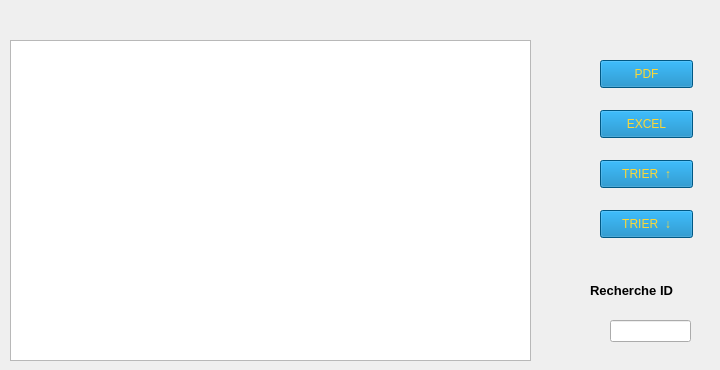
      <widget class="QWidget" name="tab_24">
       <attribute name="title">
        <string>Affichage</string>
       </attribute>
       <widget class="QTableView" name="tableS">
        <property name="geometry">
         <rect>
          <x>10</x>
          <y>40</y>
          <width>521</width>
          <height>321</height>
         </rect>
        </property>
       </widget>
       <widget class="QPushButton" name="pdfbuttonAZ">
        <property name="geometry">
         <rect>
          <x>600</x>
          <y>60</y>
          <width>93</width>
          <height>28</height>
         </rect>
        </property>
        <property name="font">
         <font>
          <family>MS Shell Dlg 2</family>
          <pointsize>9</pointsize>
         </font>
        </property>
        <property name="styleSheet">
         <string notr="true">color: rgb(253, 216, 53);

background-color: rgb(0, 123, 185);</string>
        </property>
        <property name="text">
         <string>PDF</string>
        </property>
       </widget>
       <widget class="QPushButton" name="tributtonAZ">
        <property name="geometry">
         <rect>
          <x>600</x>
          <y>210</y>
          <width>93</width>
          <height>28</height>
         </rect>
        </property>
        <property name="font">
         <font>
          <family>MS Shell Dlg 2</family>
          <pointsize>9</pointsize>
         </font>
        </property>
        <property name="styleSheet">
         <string notr="true">color: rgb(253, 216, 53);

background-color: rgb(0, 123, 185);</string>
        </property>
        <property name="text">
         <string>TRIER  ↓</string>
        </property>
       </widget>
       <widget class="QPushButton" name="trier2AZ">
        <property name="geometry">
         <rect>
          <x>600</x>
          <y>160</y>
          <width>93</width>
          <height>28</height>
         </rect>
        </property>
        <property name="font">
         <font>
          <family>MS Shell Dlg 2</family>
          <pointsize>9</pointsize>
         </font>
        </property>
        <property name="styleSheet">
         <string notr="true">color: rgb(253, 216, 53);

background-color: rgb(0, 123, 185);</string>
        </property>
        <property name="text">
         <string>TRIER  ↑</string>
        </property>
       </widget>
       <widget class="QPushButton" name="excelAZ">
        <property name="geometry">
         <rect>
          <x>600</x>
          <y>110</y>
          <width>93</width>
          <height>28</height>
         </rect>
        </property>
        <property name="font">
         <font>
          <family>MS Shell Dlg 2</family>
          <pointsize>9</pointsize>
         </font>
        </property>
        <property name="styleSheet">
         <string notr="true">color: rgb(253, 216, 53);

background-color: rgb(0, 123, 185);</string>
        </property>
        <property name="text">
         <string>EXCEL</string>
        </property>
       </widget>
       <widget class="QLabel" name="label_44">
        <property name="geometry">
         <rect>
          <x>590</x>
          <y>280</y>
          <width>121</width>
          <height>21</height>
         </rect>
        </property>
        <property name="font">
         <font>
          <family>MS Shell Dlg 2</family>
          <pointsize>10</pointsize>
          <weight>75</weight>
          <bold>true</bold>
         </font>
        </property>
        <property name="text">
         <string>Recherche ID</string>
        </property>
       </widget>
       <widget class="QLineEdit" name="TrouverAZIZ">
        <property name="geometry">
         <rect>
          <x>610</x>
          <y>320</y>
          <width>81</width>
          <height>22</height>
         </rect>
        </property>
       </widget>
      </widget>
